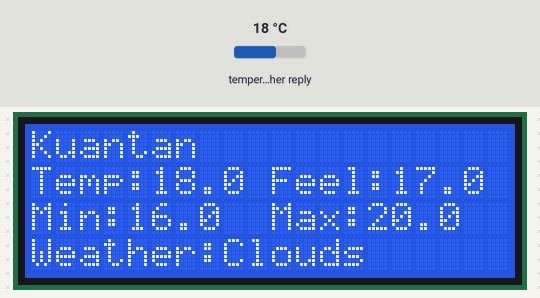
Bench run of a sketch on a simulated ESP32. Parts: 20×4 character LCD. Inputs (shaded band) come from the test bench; at power-on: temperature in the weather reply 18 °C. WiFi joins after 1.5 s; servers stay silent unless stated; web services answer with replies made up by the test bench.

Above: at 2.4 s.

The sketch:

weather.ino
```cpp
#include <HTTPClient.h>
#include <WiFi.h>
#include <LiquidCrystal_I2C.h>
#include <WiFiClient.h>
#include <ArduinoJson.h>

int lcdColumns = 20;
int lcdRows = 4;
const char *ssid     = "Galaxy S23 75A3";
const char *password = "qcomqcom";

const String endpoint = "http://api.openweathermap.org/data/2.5/weather?q=Kuantan,malaysia&APPID=";
const String key = "fd6d749c37dbfa09fe77a3299ee6ea80";


LiquidCrystal_I2C lcd(0x27, lcdColumns, lcdRows);

void setup() {
  // put your setup code here, to run once:
  lcd.init();
  lcd.backlight();
  WiFi.begin(ssid, password);

  while (WiFi.status() != WL_CONNECTED) {
    delay(1000);
    lcd.print("Connecting to WiFi..");
  }

  lcd.print("Connected to the WiFi network");

}

void loop() {

  // put your main code here, to run repeatedly:
  if ((WiFi.status() == WL_CONNECTED)) {
    WiFiClient client;
    HTTPClient http;

    http.begin(client, endpoint + key);
    int httpCode = http.GET();

    if (httpCode > 0) {
      String payload = http.getString();
      // Stream& input;

    StaticJsonDocument<1024> doc;

     DeserializationError error = deserializeJson(doc, payload);

    if (error) {
      Serial.print(F("deserializeJson() failed: "));
      Serial.println(error.f_str());
    return;
    }

  float coord_lon = doc["coord"]["lon"]; // 101.6067
  float coord_lat = doc["coord"]["lat"]; // 3.1073

  JsonObject weather_0 = doc["weather"][0];
  const char* weather_0_main = weather_0["main"]; // "Clouds"

  JsonObject main = doc["main"];
  float main_temp = main["temp"]; // 303.05
  float main_feels_like = main["feels_like"]; // 310.05
  float main_temp_min = main["temp_min"]; // 300.07
  float main_temp_max = main["temp_max"]; // 305.6
  int main_pressure = main["pressure"]; // 1008
  int main_humidity = main["humidity"]; // 81

  const char* name = doc["name"]; // "Petaling Jaya"
      lcd.clear();
      lcd.setCursor(0, 0);
      lcd.print(name);
      lcd.setCursor(0, 1);
      lcd.print("Temp:");
      lcd.print((main_temp-273.15), 1);
      lcd.setCursor(10, 1);
      lcd.print("Feel:");
      lcd.print((main_feels_like-273.15), 1);
      lcd.setCursor(0, 2);
      lcd.print("Min:");
      lcd.print((main_temp_min-273.15), 1);
      lcd.setCursor(10, 2);
      lcd.print("Max:");
      lcd.print((main_temp_max-273.15), 1);
      lcd.setCursor(0, 3);
      lcd.print("Weather:");
      lcd.print(weather_0_main);

    } else {
      lcd.setCursor(0, 0);
      lcd.print("error on http request");

    }

    http.end();
  }

  delay(600000); //delay for 10 minutes
}
```
